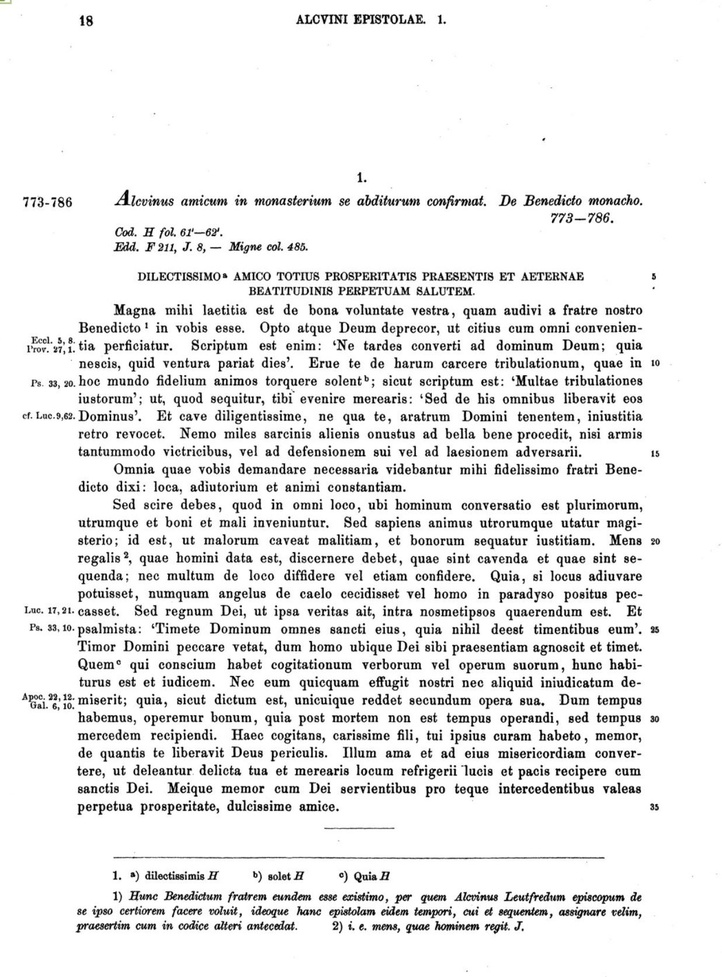
#> input picture data/sample_mgh.JPG, 722 x 977 px, shrunk from 1236 x 1672 before the run, found by its file name
$ jupyter execute Untitled.ipynb
#> lines starting #> are read from the running program, lines starting #| are printed output that depends on the picture; after the words box and inside, x2 and y2 are one past the last pixel; in counts of white or black regions, pixels touching at a corner belong together
[cell 1]
import cv2
import pytesseract

[cell 2]
image=cv2.imread("data/sample_mgh.jpg")
#> image is the input picture: shape (977, 722, 3); mean B, G, R 233.6, 233.6, 233.6
im_h,im_w,im_d=image.shape
print(image.shape)
#| (977, 722, 3)
base_image=image.copy()

[cell 3]
gray=cv2.cvtColor(image,cv2.COLOR_BGR2GRAY)
blur=cv2.GaussianBlur(gray,(7,7),0)
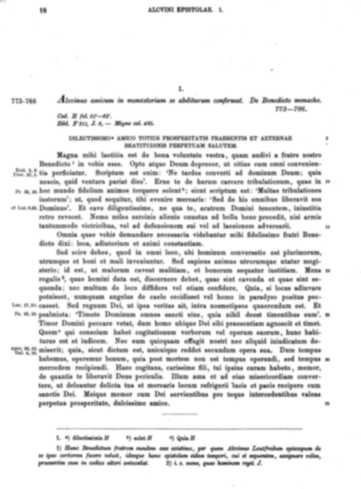
#> blur: shape (977, 722) (shown at 1/2 size); min 52, max 255, mean 233.6

thres=cv2.threshold(blur,0,255,cv2.THRESH_BINARY_INV+cv2.THRESH_OTSU)[1]
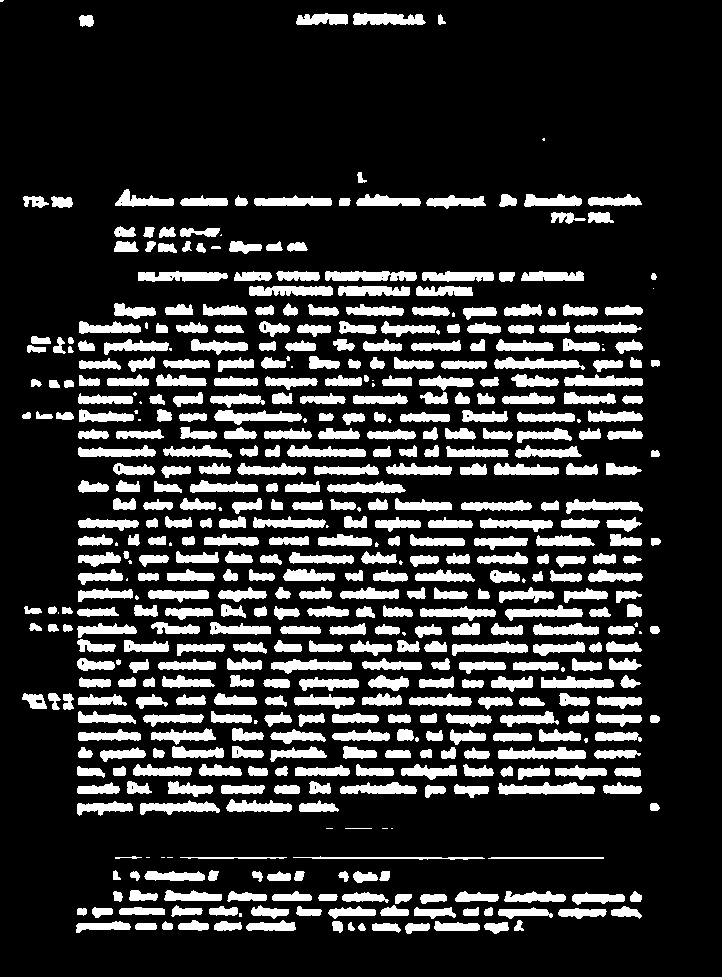
#> thres: shape (977, 722); 18.9% white; 515 white regions (47 under 20 px), largest, box (x1, y1, x2, y2) and area: (498, 782, 595, 795) 851, (325, 271, 417, 281) 784, (498, 747, 586, 759) 762

[cell 4]
kernel=cv2.getStructuringElement(cv2.MORPH_RECT,(50,10))
dilate=cv2.dilate(thres,kernel,iterations=1)
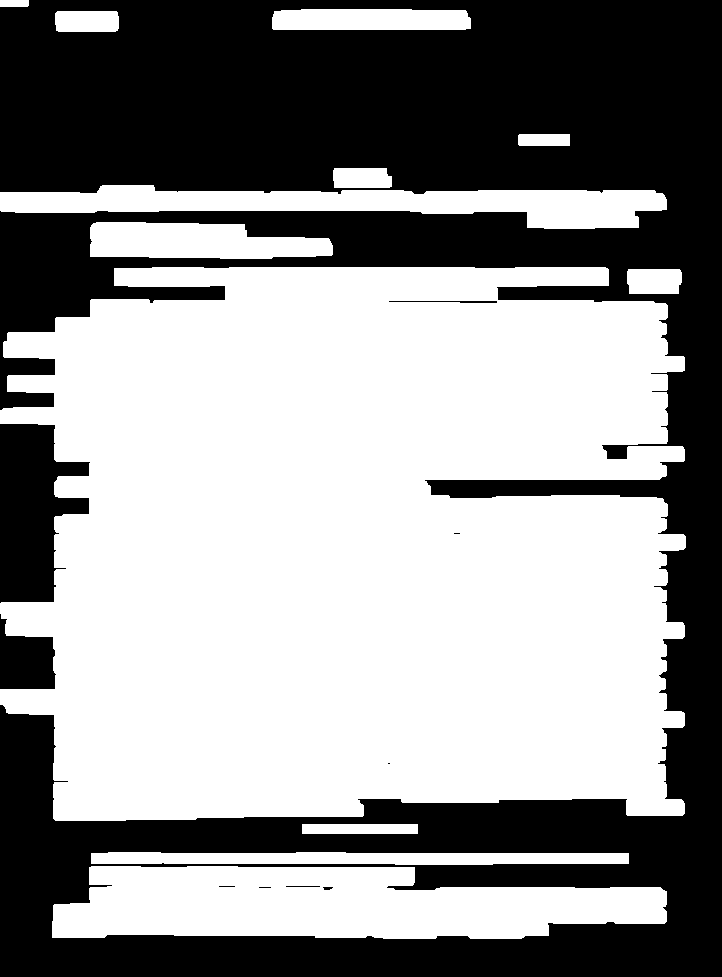
#> dilate: shape (977, 722); 56.9% white; 10 black regions (4 under 20 px)

[cell 5]
cv2.imwrite("temp/dilated.png",dilate)
#> Out = True

[cell 6]
cnts=cv2.findContours(dilate,cv2.RETR_EXTERNAL,cv2.CHAIN_APPROX_SIMPLE)
#> cnts = 12 contours; largest, box (x1, y1, x2, y2) and area: (0, 267, 686, 821) 325662, (52, 866, 667, 939) 34171, (0, 185, 667, 229) 15334, (90, 222, 333, 259) 6880, (91, 852, 629, 865) 5569
cnts=cnts[0] if len(cnts)==2 else cnts[1]
cnts=sorted(cnts,key=lambda x:cv2.boundingRect(x)[1])

[cell 7]
for c in cnts:
    x,y,w,h=cv2.boundingRect(c)
    if(h<20 and w>250):
        roi=base_image[0:y,0:x+im_w]
        cv2.rectangle(image,(x,y),(x+w,y+h),(36,255,100),2)
#> this loop made 12 passes
#> (x, y, w, h) on passes 1 to 8: (0, 0, 29, 7), (272, 9, 199, 21), (55, 11, 64, 21), (518, 134, 52, 12), (333, 168, 59, 20), (0, 185, 667, 44), (90, 222, 243, 37), (0, 267, 686, 554)
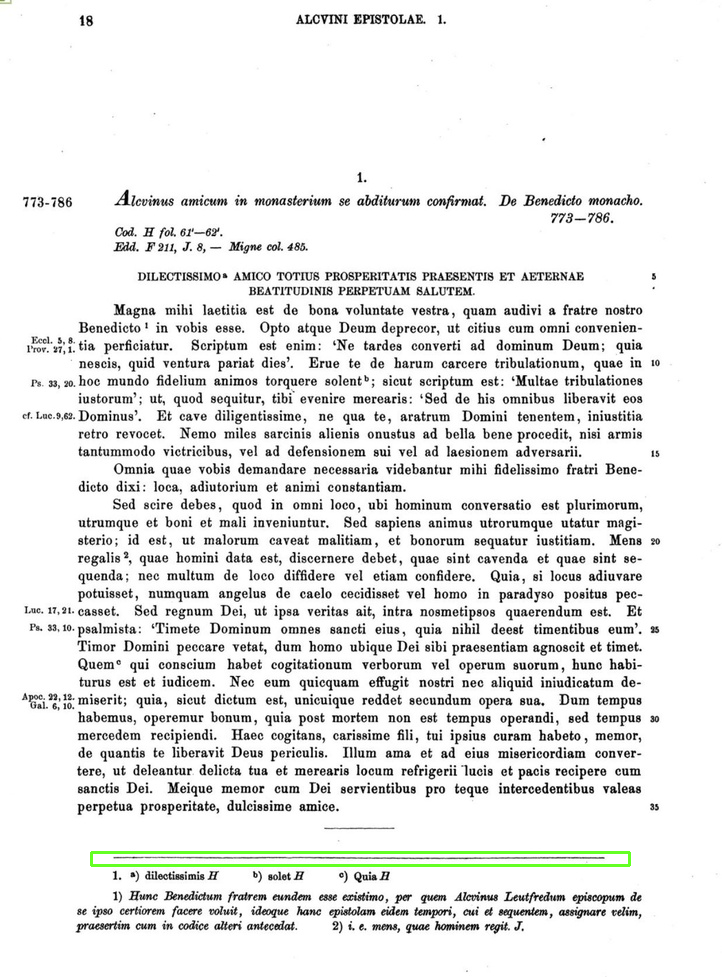
#> image: shape (977, 722, 3); 0.47% of pixels changed, all inside (x1, y1, x2, y2) = (90, 851, 631, 867)

[cell 8]
cv2.imwrite("temp/new_boxes.png",roi)
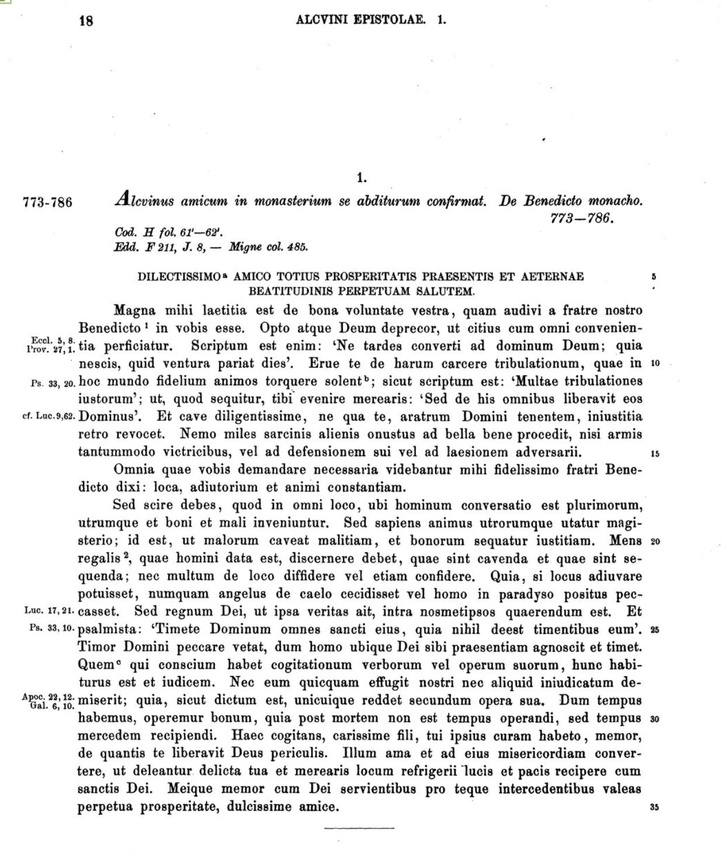
#> saved as new_boxes.png: shape (852, 722, 3); mean B, G, R 232.8, 232.8, 232.8
#> Out = True

$ run again, with data/index.jpg copied over data/sample_mgh.JPG
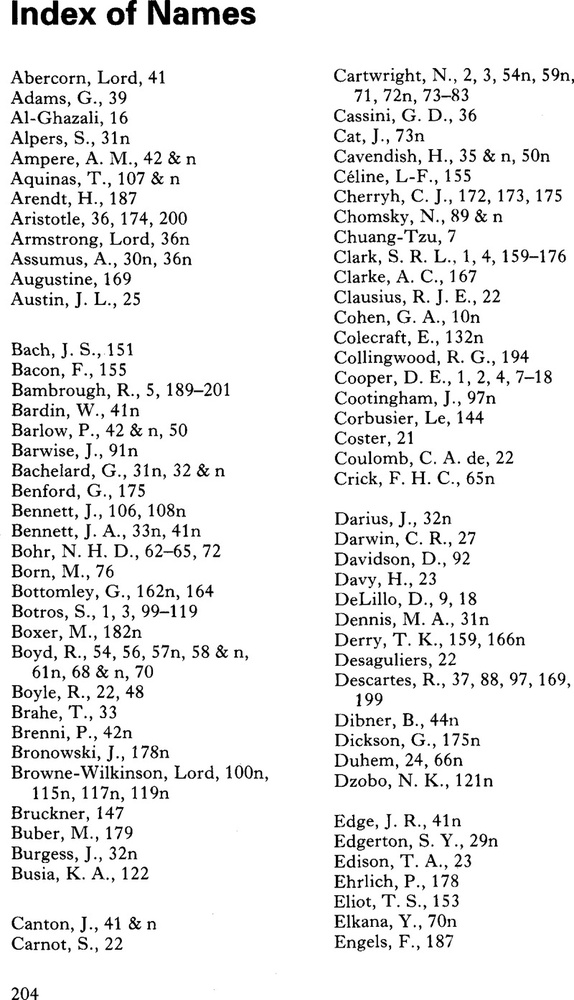
#> input picture data/index.jpg, 574 x 1000 px, shrunk from 800 x 1394 before the run, found by its file name
#> image is the input picture: shape (1000, 574, 3); min 0, max 255, mean 235.8
#| (1000, 574, 3)
#> `thres=cv2.threshold(blur,0,255,cv2.THRESH_BINARY_INV+cv2.THRESH_OTSU)[1]`:
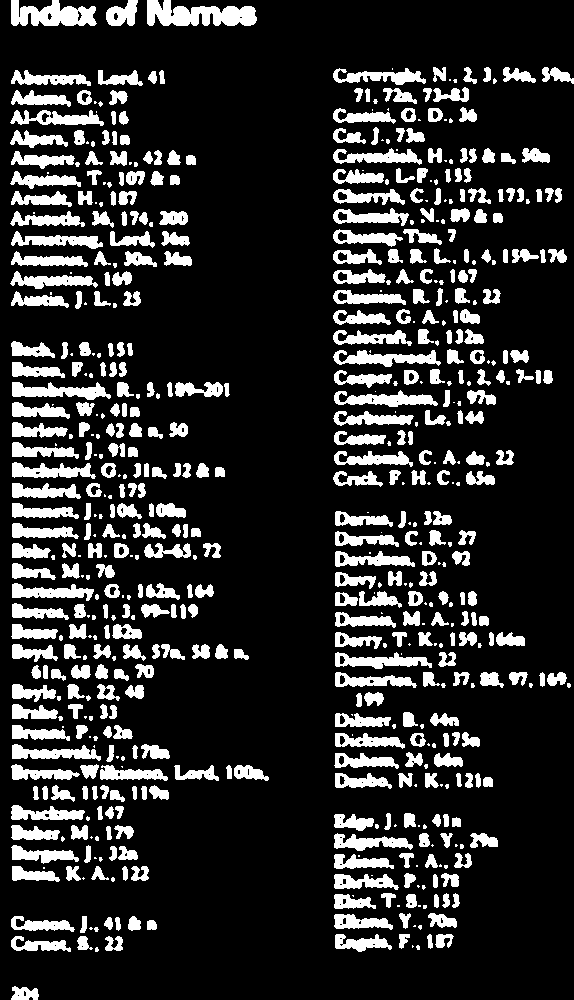
#> thres: shape (1000, 574); 17.3% white; 637 white regions (204 under 20 px), largest, box (x1, y1, x2, y2) and area: (147, 0, 257, 26) 1953, (11, 0, 97, 26) 1523, (12, 382, 111, 400) 998
#> `dilate=cv2.dilate(thres,kernel,iterations=1)`:
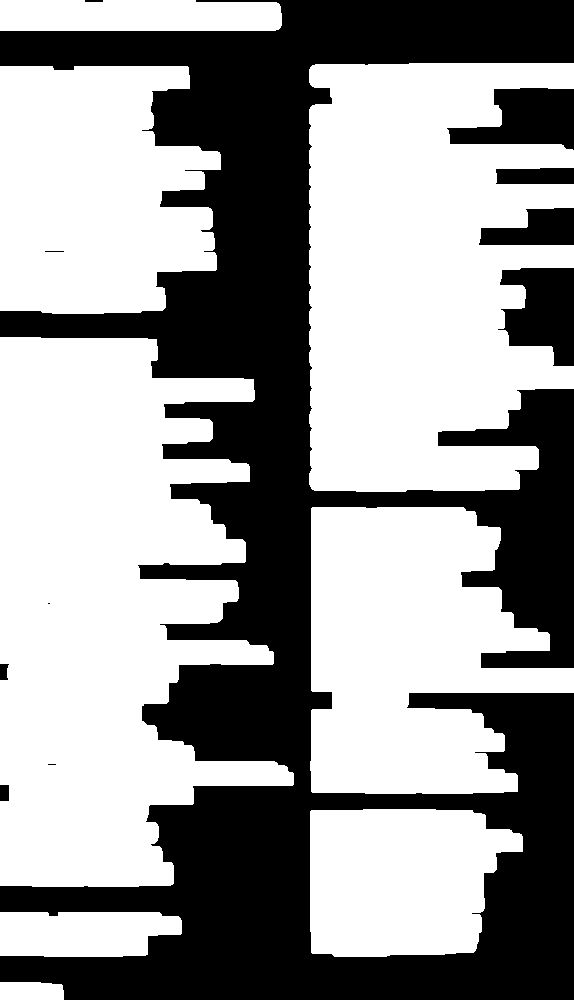
#> dilate: shape (1000, 574); 59.7% white; 11 black regions (3 under 20 px)
#> Out = True
#> cnts = 8 contours; box (x1, y1, x2, y2) and area: (0, 337, 294, 887) 106705, (309, 63, 574, 492) 90882, (310, 507, 574, 794) 53144, (0, 66, 221, 314) 44908, (310, 809, 523, 957) 25884, (0, 0, 282, 31) 8194, (0, 912, 182, 957) 7030, (0, 982, 64, 1000) 1031
#> the loop `for c in cnts:` made 8 passes
#> (x, y, w, h) on passes 1 to 8: (0, 0, 282, 31), (309, 63, 265, 429), (0, 66, 221, 248), (0, 337, 294, 550), (310, 507, 264, 287), (310, 809, 213, 148), (0, 912, 182, 45), (0, 982, 64, 18)
